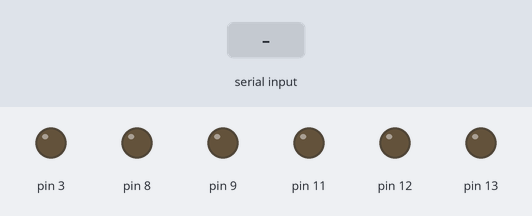
This sketch was run on a simulated Arduino Uno, built with avr-gcc and run on an emulated ATmega328P. Parts: output pins drawn as LEDs (lit = HIGH). The test bench sets the inputs (shaded band).

Above: at 1.2 s.
1.3 s: "g" received over Serial
At 2.1 s:
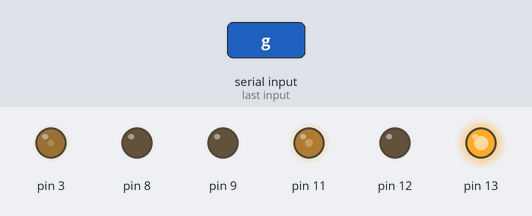
2.8 s: byte 97 (0x61) received over Serial
At 3.2 s:
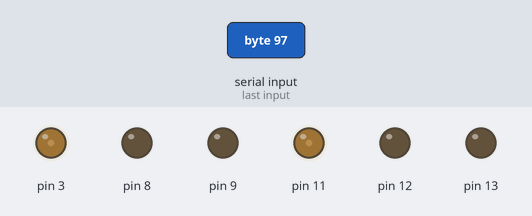
4.3 s: byte 98 (0x62) received over Serial
At 5.5 s:
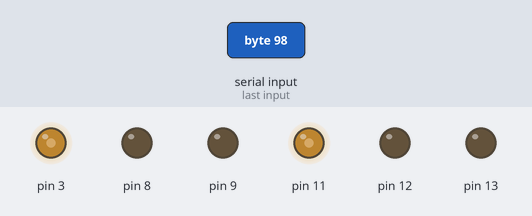
5.8 s: byte 99 (0x63) received over Serial
At 6.7 s:
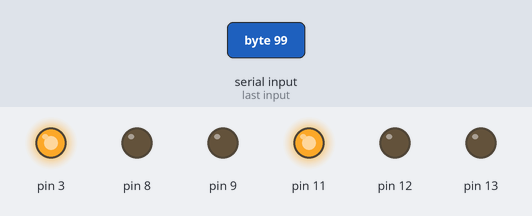
7.3 s: byte 100 (0x64) received over Serial
At 7.9 s:
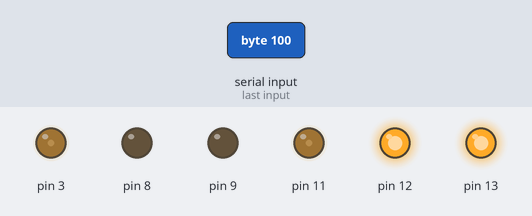
8.8 s: byte 101 (0x65) received over Serial
At 10.2 s:
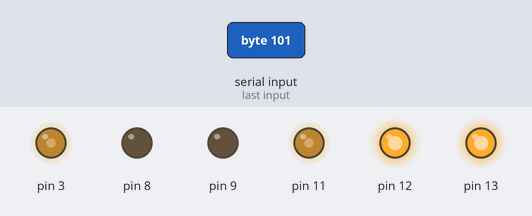
Timing chart, 0 to 11.3 s (numbered marks = the images above; inputs shaded):
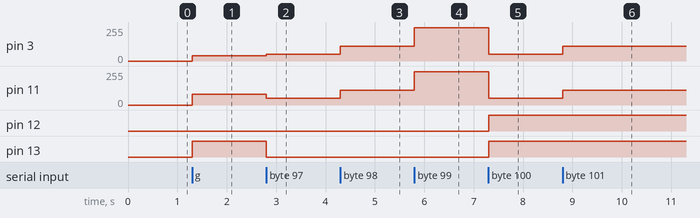

The sketch:

araba.ino
```cpp
int data;
int xi=0;
void setup() {

 Serial.begin(9600);
 DDRB|=(1<<1)|(1<<4)|(1<<5)|(1<<0)|(1<<3);
 pinMode(3,OUTPUT);

}

void loop() {


  if(Serial.available()>0){

    data=Serial.read();

    // a illeri yavas 61
    //b illeri normal 62
    //c illeri hızlı 63
    //d geri yvs 64
    //e geri norm 65
    //f geri hızlı 66
    //g sag 67
    // h sol 68

    if (data==0x61) {xi=50;

      PORTB&=~(1<<4);
  PORTB&=~(1<<1);
  analogWrite(3,xi);
// motor b
  PORTB&=~(1<<5);
  PORTB&=~(1<<0);
  analogWrite(11,xi);

    }
   else if (data==0x62 ) {xi=110;
   PORTB&=~(1<<4);
  PORTB&=~(1<<1);
  analogWrite(3,xi);
// motor b
  PORTB&=~(1<<5);
  PORTB&=~(1<<0);
  analogWrite(11,xi);}

      else if (data==0x63 ) {xi=250;
        PORTB&=~(1<<4);
  PORTB&=~(1<<1);
  analogWrite(3,xi);
// motor b
  PORTB&=~(1<<5);
  PORTB&=~(1<<0);
  analogWrite(11,xi);
  }

    else if (data==0x64 ) {xi=50;

    PORTB|=(1<<4);
  PORTB&=~(1<<1);
  analogWrite(3,xi);
// motor b
  PORTB|=(1<<5);
  PORTB&=~(1<<0);
  analogWrite(11,xi);
        }
     else if (data==0x65 ) {xi=110;

    PORTB|=(1<<4);
  PORTB&=~(1<<1);
  analogWrite(3,xi);
// motor b
  PORTB|=(1<<5);
  PORTB&=~(1<<0);
  analogWrite(11,xi);
        }

      else if (data==0x66 ) {xi=250;

    PORTB|=(1<<4);
  PORTB&=~(1<<1);
  analogWrite(3,xi);
// motor b
  PORTB|=(1<<5);
  PORTB&=~(1<<0);
  analogWrite(11,xi);
        }


      else if (data==0x67 || data=='g') {

        PORTB&=~(1<<4);
  PORTB&=~(1<<1);
  analogWrite(3,40);
// motor b
  PORTB|=(1<<5);
  PORTB&=~(1<<0);
  analogWrite(11,80);

        }
      else if (data==0x68 || data=='h') {
         PORTB|=(1<<4);
  PORTB&=~(1<<1);
  analogWrite(3,80);
// motor b
  PORTB&=~(1<<5);
  PORTB&=~(1<<0);
  analogWrite(11,50);

        }
        else{

   PORTB|=(1<<0)|(1<<1);


  }


    }
  }
```

Measured:
- after the input at 1.3 s, pin 3: 0/255 → 40/255 at once; pin 11: 0/255 → 80/255 at once; pin 13: LOW → HIGH at once
- after the input at 2.8 s, pin 3: 40/255 → 50/255 at once; pin 11: 80/255 → 50/255 at once; pin 13: HIGH → LOW at once
- after the input at 4.3 s, pin 3, pin 11: 50/255 → 110/255 at once
- after the input at 5.8 s, pin 3, pin 11: 110/255 → 250/255 at once
- after the input at 7.3 s, pin 3, pin 11: 250/255 → 50/255 at once; pin 12, pin 13: LOW → HIGH at once
- after the input at 8.8 s, pin 3, pin 11: 50/255 → 110/255 at once
